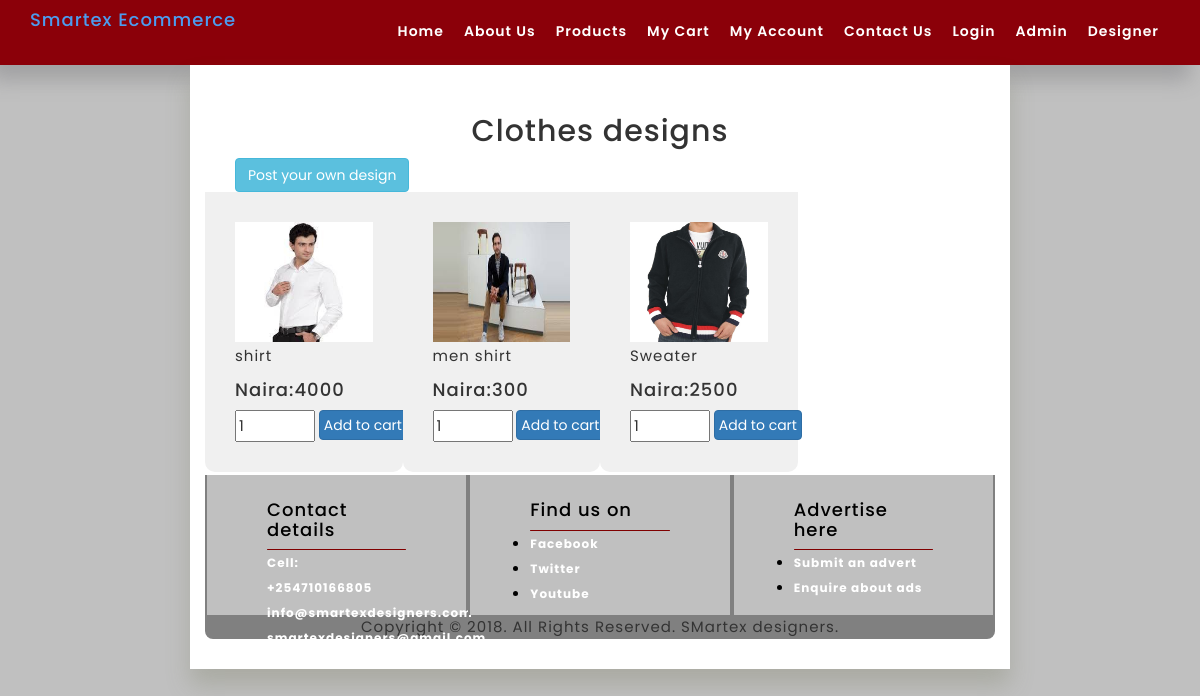
The page /items.php?id=13&category=Clothes on the database its author committed.
### tables this page shows
CREATE TABLE `items` (
  `id` int(100) NOT NULL,
  `name` varchar(100) NOT NULL,
  `image` varchar(100) NOT NULL,
  `price` int(100) NOT NULL,
  `category` int(100) NOT NULL
);

### items.php (the view, shortened to what this page needs)
 <?php include ("header.php"); ?>
   <?php include ("database/db3.php");
$category = $_GET['category'];
$category_no = $_GET['id'];
   ?>
  <body>
   <div class="row">
 <div class="col-sm-2"> </div>
     <div class="col-sm-8 body-content">
<div class="col-sm-12">
<h2 class="text-center"><?php echo $category;?> designs</h2>
<button class="btn btn-info" data-toggle="modal" data-target="#hire">Post your own design</button>
</div>
 <div class="row">
<?php
 $result = mysqli_query($con,"SELECT * FROM items WHERE category='$category_no'");
 while($row = mysqli_fetch_array($result)) {?>
   <div class="col-sm-3 body-content1">
<img src="files/<?php echo $row['image'];?>" style="height: 120px; max-width: 100%; min-width: 80%;"> <br>
<p><?php echo $row['name'];?></p>
<h4>Naira:<?php echo $row['price'];?></h4>
<form action="" method="post">
  <div class="row">
  <div class="col-sm-6">  <input type="number" required name="quantity" value="1" class="" style="padding: 2px; width: 80px;"> </div>
     <div class="col-sm-6">  <input type="submit" value="Add to cart" name="cart" class="btn btn-primary" style="padding: 4px;"> </div>
  </div>
</form>
</div>
<br>
  <?php }?>
</div>
<?php include ("footer.php"); ?>
        </div>
   </div>
<div class="col-sm-2"></div>
</body>
</html>

### css/style.css (style rules this page uses)
body { font-size: 12px; font-weight: 400; line-height: 24px; letter-spacing: 1px; height: 100%; font-family: 'Poppins', sans-serif; background-color: silver; }
html, body { height: 100% }
h1, h2, h3, h4, h5, h6 { font-family: 'Poppins', sans-serif; }
img { width: 100%; }
p { line-height: 28px; }
.body-content { background-color: #fff; padding: 30px; font-size: 15px; box-shadow: 0px 16px 22px 0px rgba(120, 121, 95, 0.3); }
.body-content1 { background-color: #f0f0f0; padding: 30px; font-size: 15px; border-radius: 0px 0px 10px 10px; margin-bottom: 3px; }

### rows shown on the page
items: image (picture), name "shirt", price "4000"
items: image (picture), name "men shirt", price "300"
items: image (picture), name "Sweater", price "2500"

### other values the page prints
$category "Clothes"
